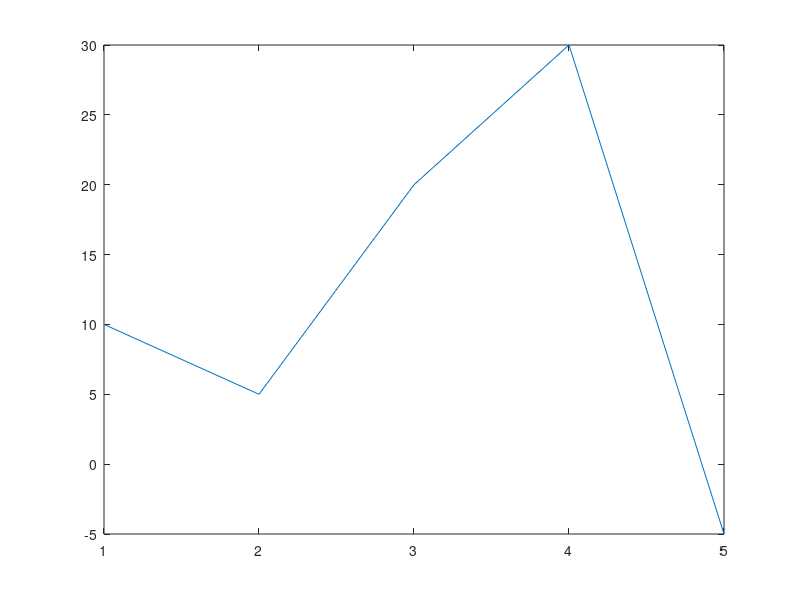

Recreate this plot in MATLAB. (Note: this script raises an error after producing the figure.)
close all
clear all

dx = 0.5

l = plot([10,5,20,30,-5])
l.Color = ['red']
l.LineStyle = 'none';
l.LineWidth = 5;
l.Marker = 'o';

a = l.Parent;
f = a.Parent;

f.Name = 'Gabino'
f.NumberTitle = 'off'

a.XLim = [1 60];
a.YLim = [-10 40];

a.Box = 'on'
l.XData = l.XData + .001
fps = 60
k=0

for k = 1:1000
    if l.XData(1) > a.XLim(2)
        dx = -dx
    else
        if l.XData(5) < a.XLim(1)
            dx = -dx
        end
    end
    l.XData = l.XData + dx;
    pause(1/fps);
end
